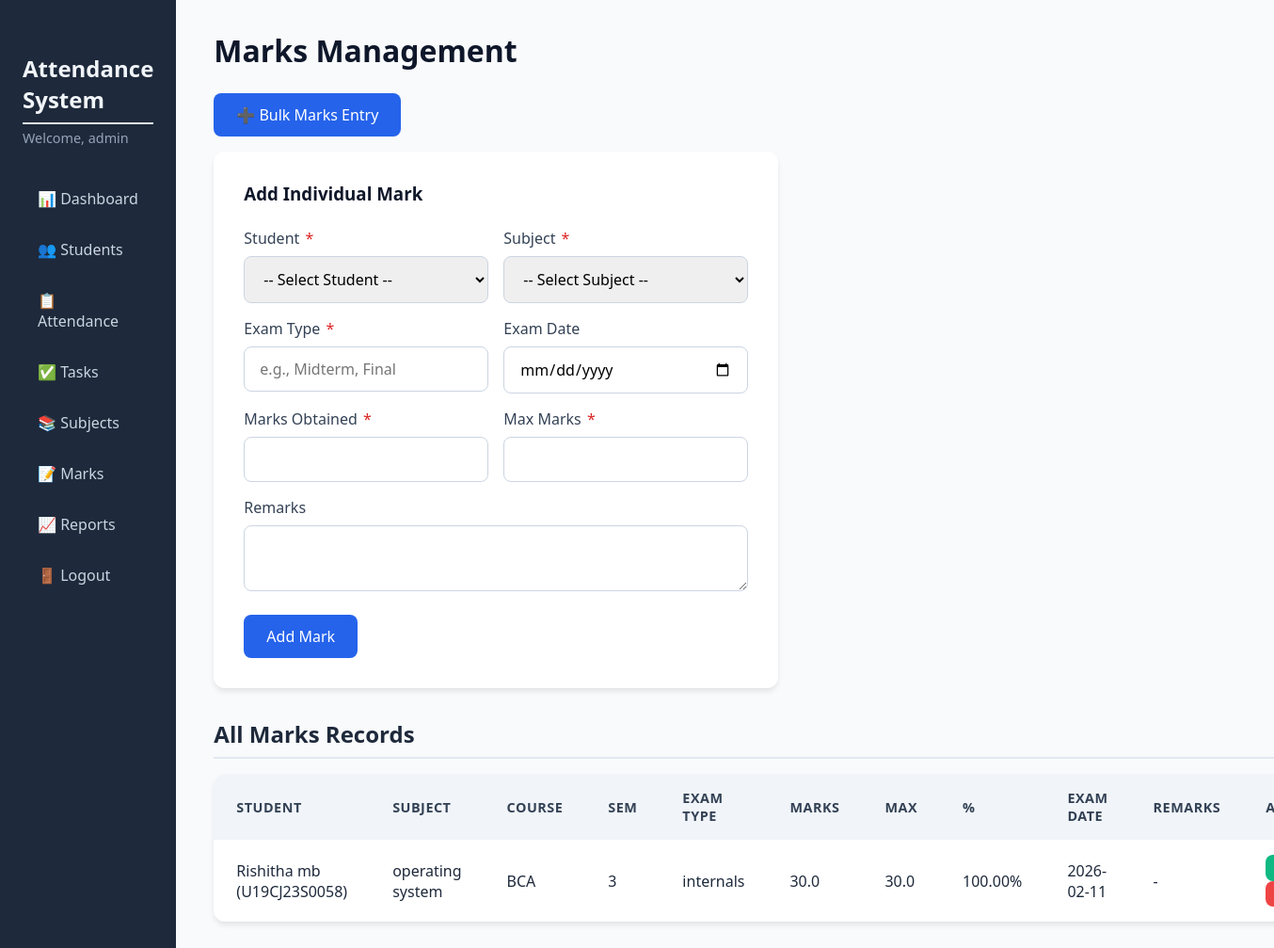
The page /marks (signed in) on the database as committed earlier.
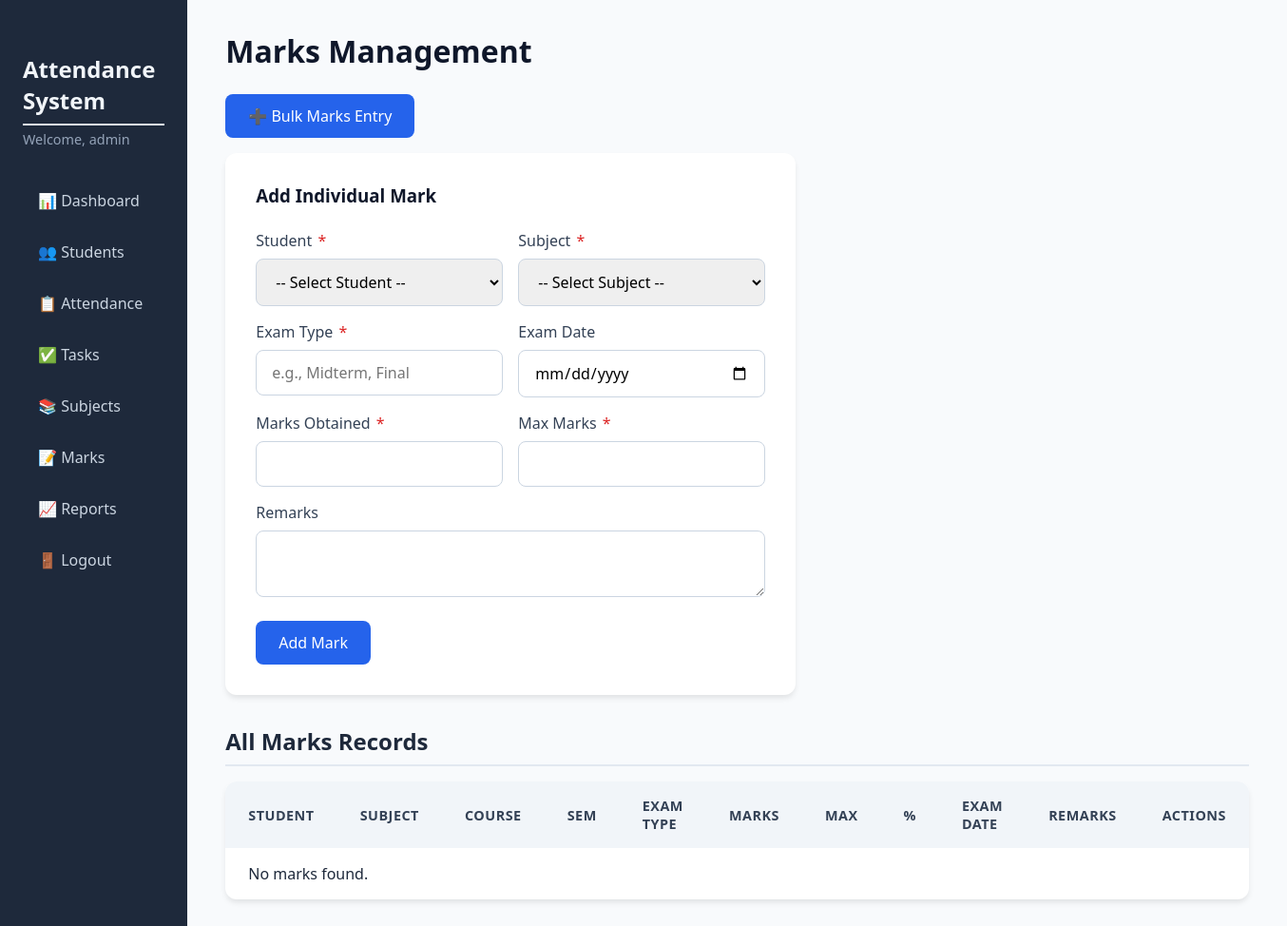
The same page on the database as committed later.
### tables this page shows
CREATE TABLE marks (
                id INTEGER PRIMARY KEY AUTOINCREMENT,
                student_id INTEGER NOT NULL,
                subject_id INTEGER NOT NULL,
                exam_type TEXT NOT NULL,
                marks_obtained REAL NOT NULL,
                max_marks REAL NOT NULL,
                exam_date TEXT,
                remarks TEXT,
                FOREIGN KEY (student_id) REFERENCES students (id) ON DELETE CASCADE,
                FOREIGN KEY (subject_id) REFERENCES subjects (id) ON DELETE CASCADE
            );

CREATE TABLE students (
                id INTEGER PRIMARY KEY AUTOINCREMENT,
                usn TEXT UNIQUE NOT NULL,
                name TEXT NOT NULL,
                email TEXT UNIQUE NOT NULL,
                phone TEXT,
                class TEXT NOT NULL,
                department TEXT NOT NULL,
                parent_name TEXT,
                parent_phone TEXT,
                parent_email TEXT
            );

CREATE TABLE subjects (
                id INTEGER PRIMARY KEY AUTOINCREMENT,
                name TEXT NOT NULL,
                course TEXT,
                semester INTEGER,
                description TEXT
            );

### app.py (the view, shortened to what this page needs)
@app.route('/marks', methods=['GET', 'POST'])
@login_required
def marks():
    db = get_db()
    query = '''
        SELECT m.*, s.name as student_name, s.usn, sub.name as subject_name,
               sub.course, sub.semester
        FROM marks m
        JOIN students s ON m.student_id = s.id
        JOIN subjects sub ON m.subject_id = sub.id
        ORDER BY sub.course, sub.semester, m.exam_date DESC, m.id DESC
    '''
    marks_list = db.execute(query).fetchall()
    students = db.execute("SELECT id, usn, name FROM students ORDER BY name").fetchall()
    subjects = db.execute("SELECT id, name, course, semester FROM subjects ORDER BY course, semester, name").fetchall()
    return render_template('marks.html',
                           marks=marks_list,
                           students=students,
                           subjects=subjects)

### app.py (called while the page is built)
def get_db():
    db = getattr(g, '_database', None)
    if db is None:
        db = g._database = sqlite3.connect(DATABASE)
        db.row_factory = sqlite3.Row
    return db

@app.teardown_appcontext
def close_connection(exception):
    db = getattr(g, '_database', None)
    if db is not None:
        db.close()

def login_required(f):
    @wraps(f)
    def decorated_function(*args, **kwargs):
        if 'admin_id' not in session:
            flash('Please log in to access this page.', 'warning')
            return redirect(url_for('login'))
        return f(*args, **kwargs)
    return decorated_function

### templates/marks.html (shortened to what the changed rows need)
{% extends "base.html" %}
{% block content %}
<h1>Marks Management</h1>
<h2>All Marks Records</h2>
<div class="table-responsive">
    <table class="table">
        <thead>
            <tr>
                <th>Student</th>
                <th>Subject</th>
                <th>Course</th>
                <th>Sem</th>
                <th>Exam Type</th>
                <th>Marks</th>
                <th>Max</th>
                <th>%</th>
                <th>Exam Date</th>
                <th>Remarks</th>
                <th>Actions</th>
            </tr>
        </thead>
        <tbody>
            {% for mark in marks %}
            <tr>
                <td>{{ mark.student_name }} ({{ mark.usn }})</td>
                <td>{{ mark.subject_name }}</td>
                <td>{{ mark.course }}</td>
                <td>{{ mark.semester }}</td>
                <td>{{ mark.exam_type }}</td>
                <td>{{ mark.marks_obtained }}</td>
                <td>{{ mark.max_marks }}</td>
                <td>
                    {% if mark.max_marks > 0 %}
                    {{ "%.2f"|format(mark.marks_obtained / mark.max_marks * 100) }}%
                    {% else %}
                    -
                    {% endif %}
                </td>
                <td>{{ mark.exam_date or '-' }}</td>
                <td>{{ mark.remarks or '-' }}</td>
                <td>
                    <button class="btn btn-sm btn-edit"
                        onclick='openEditMarkModal({{ mark.id }}, {{ mark.student_id }}, {{ mark.subject_id }}, {{ mark.exam_type|tojson }}, {{ mark.marks_obtained }}, {{ mark.max_marks }}, {{ mark.exam_date|tojson }}, {{ mark.remarks|tojson }})'>
                    </button>
                    <form method="POST" action="{{ url_for('delete_mark', id=mark.id) }}" style="display:inline;"
                        onsubmit="return confirm('Delete this mark record?');">
                        <button type="submit" class="btn btn-sm btn-delete">Delete</button>
                    </form>
                </td>
            </tr>
            {% else %}
            <tr>
                <td colspan="11">No marks found.</td>
            </tr>
            {% endfor %}
        </tbody>
    </table>
</div>
{% endblock %}

Rows that differ between the two databases and show on the page:
removed marks: student_name "Rishitha mb", usn "U19CJ23S0058", subject_name "operating system", course "BCA", semester "3", exam_type "internals", marks_obtained "30.0", max_marks "30.0", mark.marks_obtained/mark.max_marks*100 "100.00", exam_date "2026-02-11", remarks "-"
Other text that changed with them:
text now shown: "No marks found."
